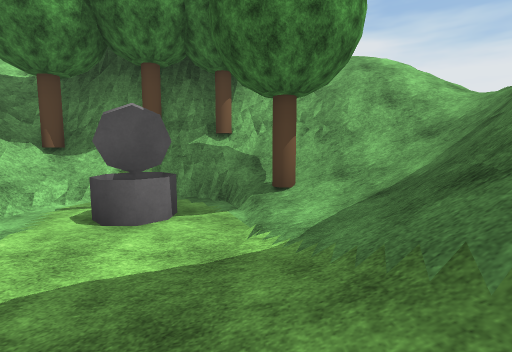
[1] (above)

12 first-person views from a walk through a scene from a Unity 3-D project. The camera is 1.5 m above the floor, tilts 6° down and sees 85° across. The floor is counted in squares, 2 m on a side. Each view is taken from the middle of a square. On the plan, view 1 faces up. The plan holds only what a view shows up to about 10 squares ahead; the rest is blank. The place goes on beyond the plan. Some trees and plants on the terrain are drawn as simple stand-ins. Surface patterns are stand-ins for the level's own textures.

[2]
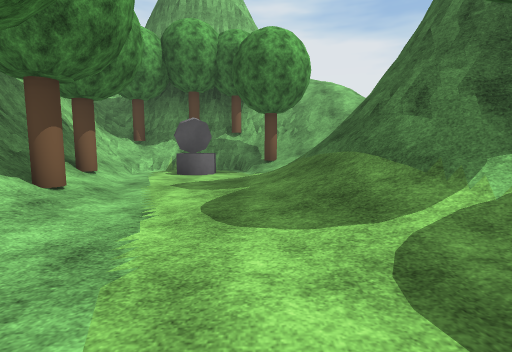

[3]
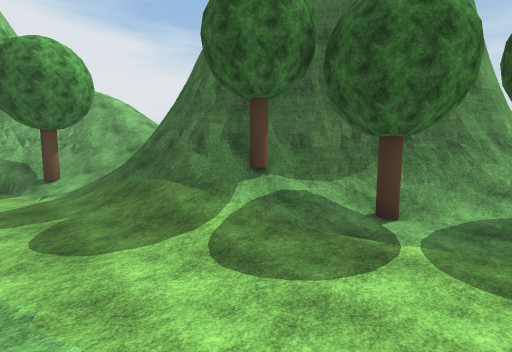

[4]
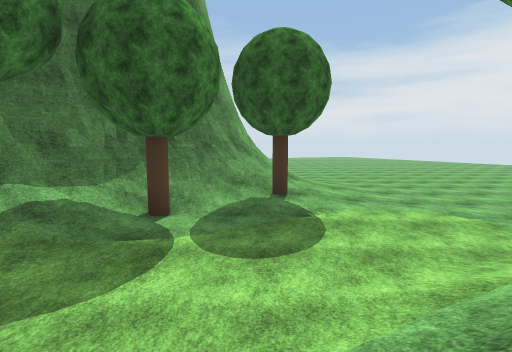

[5]
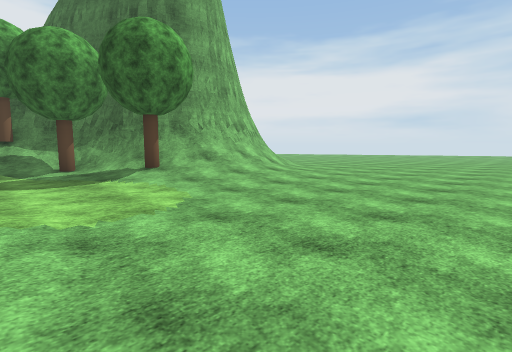

[6]
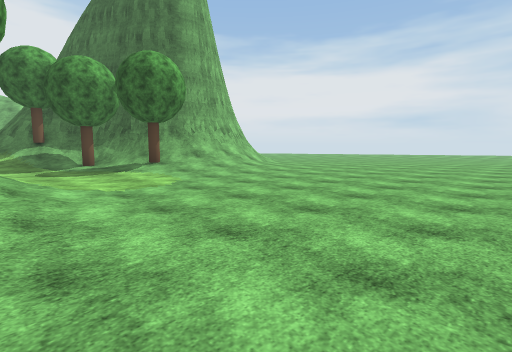

[7]
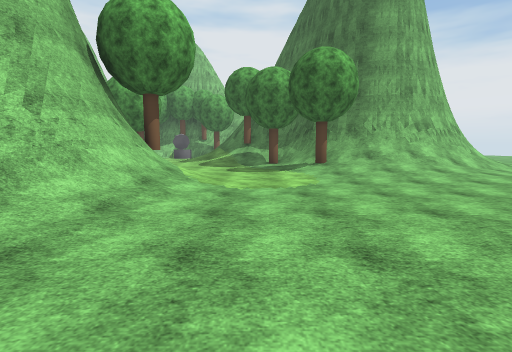

[8]
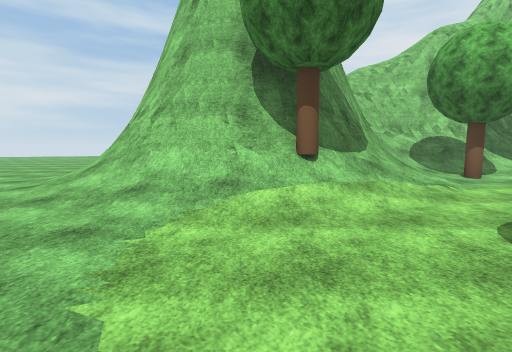

[9]
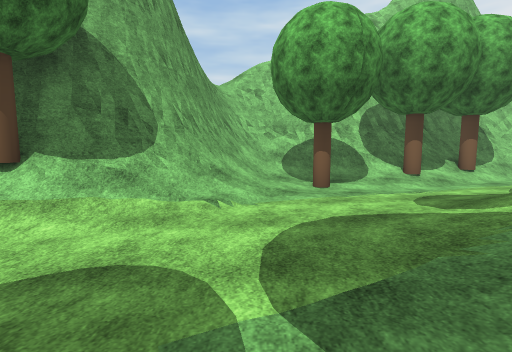

[10]
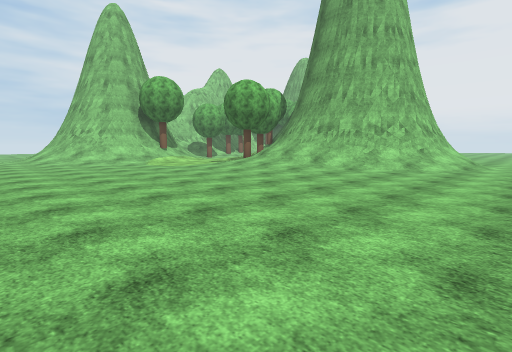

[11]
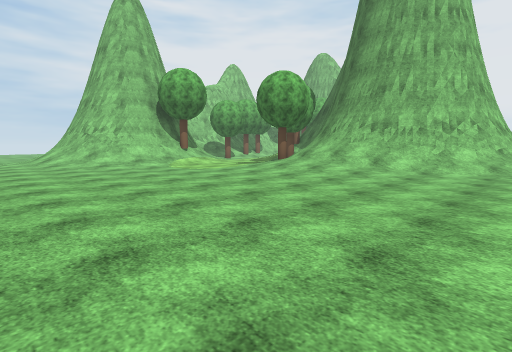

[12]
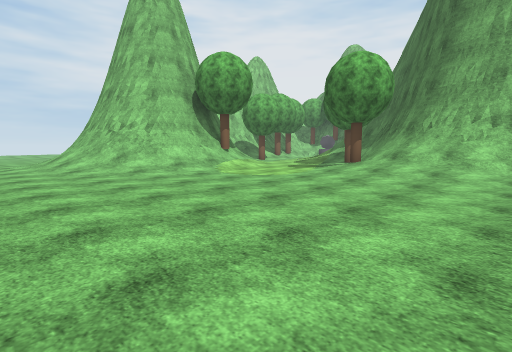

### Floor plan
Key: @ floor where view 1 was taken; # wall or solid block; . main floor; : floor 0.25 m higher than the main floor; / step, stairs or slope; = window, fence, low wall or low ledge; O other object.
Columns run from 5 left of view 1 to 14 right of it. Each row starts with its distance up from view 1.
  7      # //
  6 ######=///
  5 ##=///////
  4 ##.#/O////
  3 #=...///#
  2 ##O..//##
  1 ##/..//#
  0  #O/.@/###
 -1  #//.///O#
 -2 ##/O.////##     #//
 -3 ##//..///O##   ##//
 -4 #=///..../#######/..
 -5 ####//.../O/###//...
 -6    ###/..///////....
 -7     #O/.../////.....
 -8     ##//...:::......
 -9      #//............
-10     ##//............
-11   ###//.............
-12   ////..............
-13  ///................
-14  ...................

Positions as (right, up) in squares from view 1, and headings:
1: (0, 0), facing up
2: (0, -4), facing up
3: (-1, -5), facing up-right
4: (-1, -5), facing right
5: (2, -12), facing up-right
6: (1, -14), facing up-right
7: (3, -14), facing up
8: (5, -8), facing left
9: (4, -4), facing left
10: (14, -14), facing up-left
11: (12, -14), facing up-left
12: (9, -14), facing up-left
